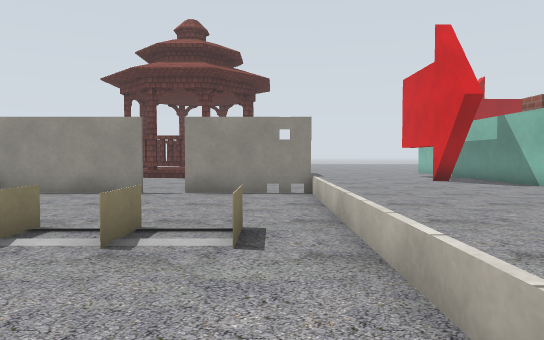
[1] (above)

20 first-person views from a walk through a robot-simulator world made for Gazebo. The camera is 0.94 m above the floor, tilts 2° down and sees 70° across. The floor is counted in squares, 1 m on a side. Each view is taken from the middle of a square. On the plan, view 1 faces up. The plan holds only what a view shows up to about 13 squares ahead; the rest is blank. The place goes on beyond the plan. Robots are left out. Simple patterns stand in for the simulator's built-in surfaces. Some stock models are drawn as simple stand-ins. Some surface patterns are stand-ins.

[2]
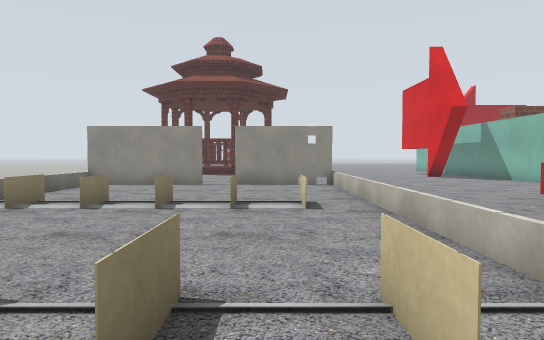

[3]
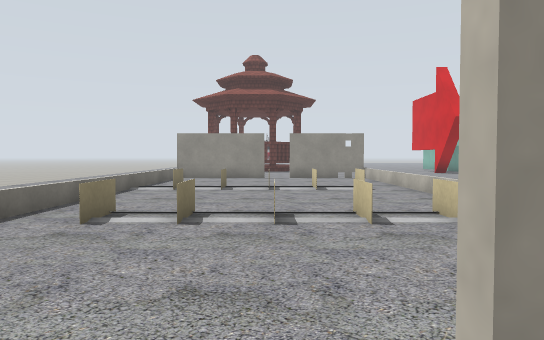

[4]
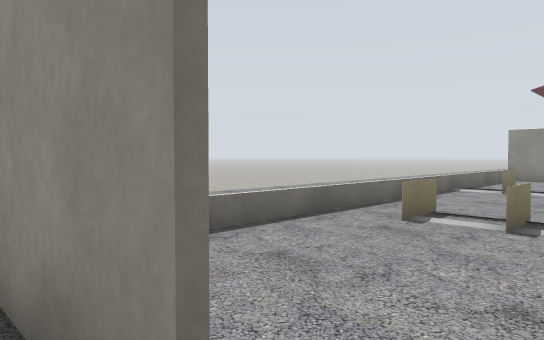

[5]
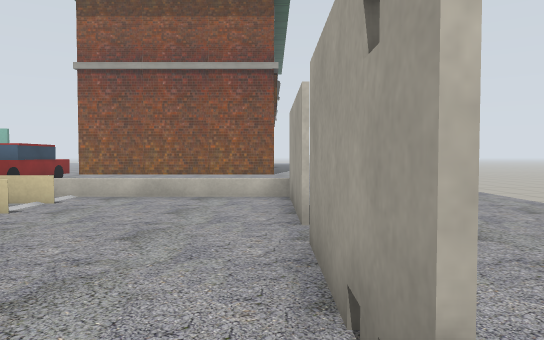

[6]
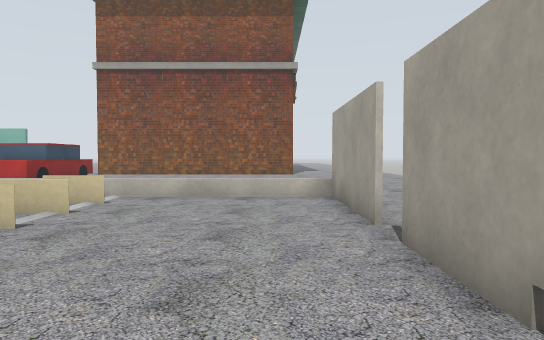

[7]
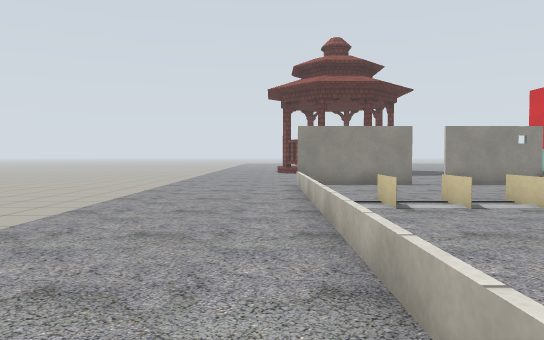

[8]
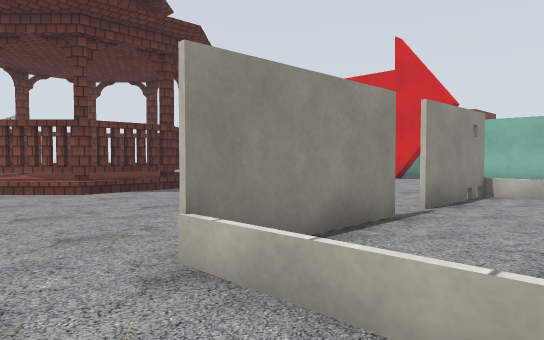

[9]
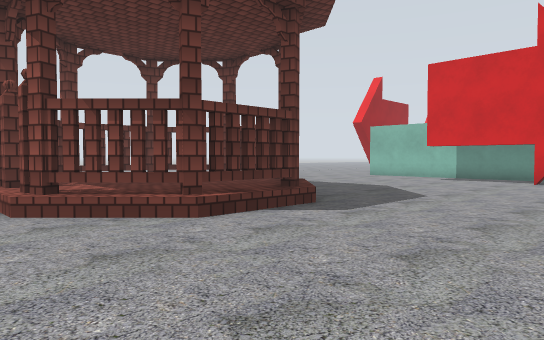

[10]
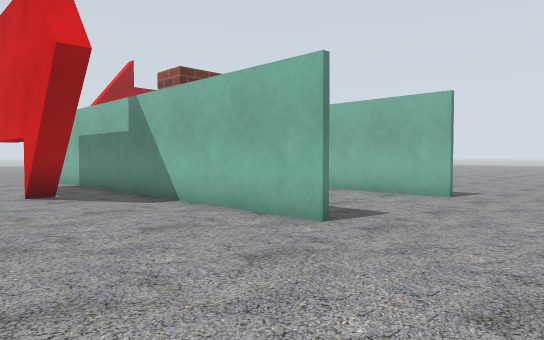

[11]
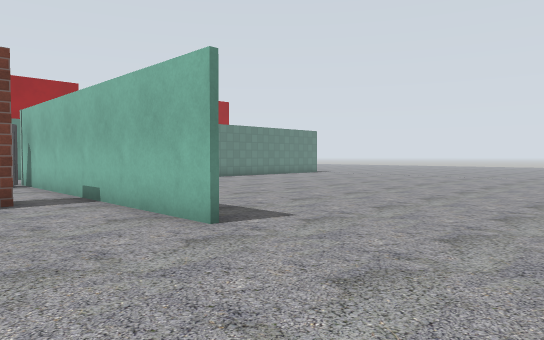

[12]
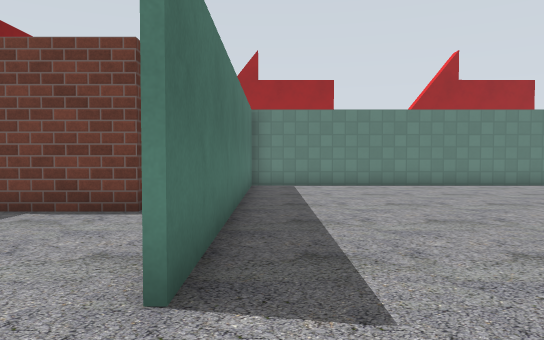

[13]
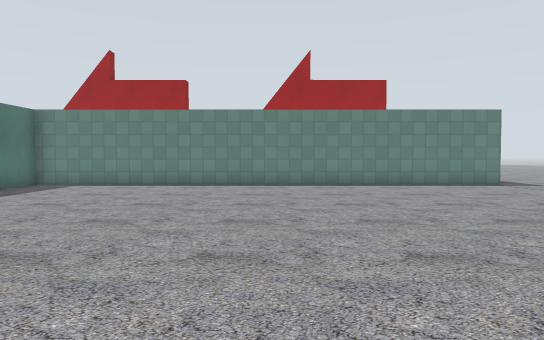

[14]
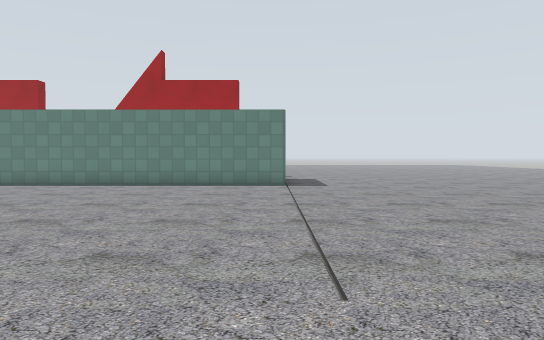

[15]
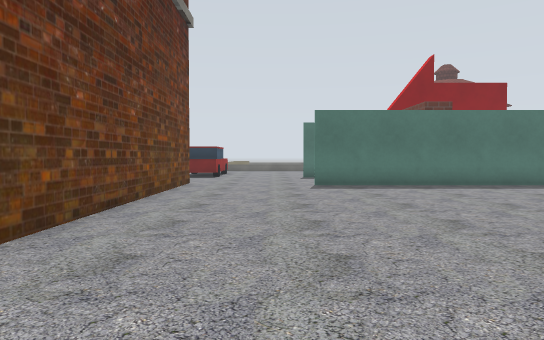

[16]
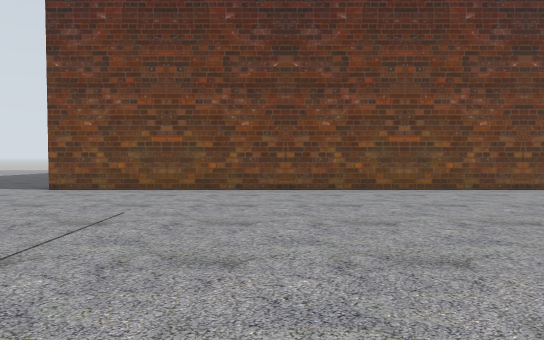

[17]
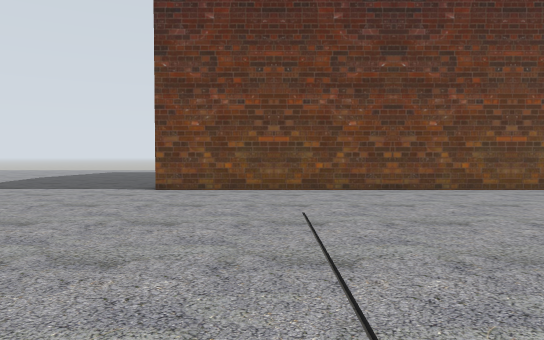

[18]
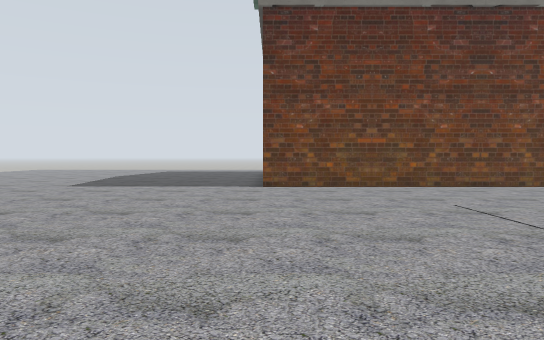

[19]
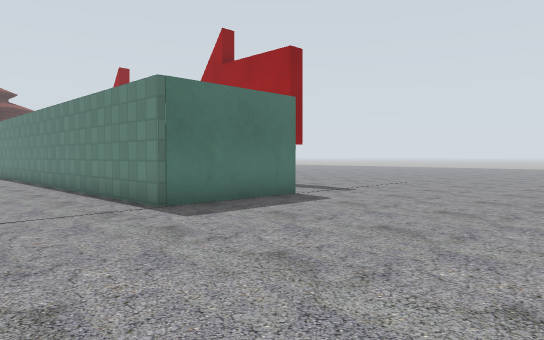

[20]
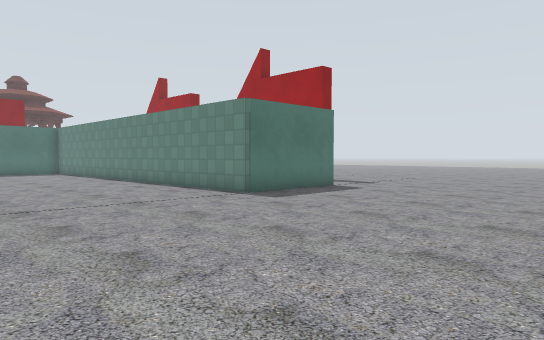

### Floor plan
Key: @ floor where view 1 was taken; # wall or solid block; . floor; = window, fence, low wall or low ledge; B red block; R brick block; C car; P pavilion; S fire station; O other object.
Columns run from 13 left of view 1 to 36 right of it. Each row starts with its distance up from view 1.
 20       PPPPPPP                            #.......
 19      .PPPPPPP...    ..#   ################........
 18      ..PPPPP.....   B.#  O#.......................
 17      ...PPP....... BB.#   #.......................
 16      ..............BB.#  .#......................
 15     ...............BB.#  .#.......................
 14     ...............BB.R  .#.......................
 13      .................RRR.#......................
 12     .... ..  .........#...#.......................
 11      ... .............#...#.......................
 10 ......####.####.......#...#.......................
  9 ......=.......=.......#...#.......................
  8 ......=.......=...................................
  7 ......=.......=...................................
  6 ......=.......=...................................
  5 ......==.===.==......   ..........................
  4 ......==.===.==..C     . .SSSSSSSSSSSSSSSSSSSS....
  3  .....=.......=..CC                          S....
  2  .....=.......=                               ....
  1 ......=.......=
  0 ......=......@=
 -1   ....==.===.==
 -2       =.......=
 -3      .=.......=
 -4       =.......=
 -5      .=.......=
 -6      .=.......=
 -7       ####.####
 -8        ...   ....
 -9          ...
-10           ....
-11             ....
-12               ...
-13                ..

Positions as (right, up) in squares from view 1, and headings:
1: (0, 0), facing up
2: (-1, -3), facing up
3: (-3, -7), facing up
4: (-3, -7), facing up-left
5: (-8, -6), facing right
6: (-8, -5), facing right
7: (-8, -3), facing up
8: (-9, 7), facing up-right
9: (-9, 12), facing up-right
10: (4, 5), facing up-right
11: (10, 4), facing up-right
12: (14, 6), facing up
13: (21, 6), facing up
14: (28, 6), facing up
15: (26, 7), facing left
16: (26, 15), facing down
17: (29, 15), facing down
18: (32, 16), facing down
19: (35, 15), facing up-left
20: (36, 12), facing up-left
